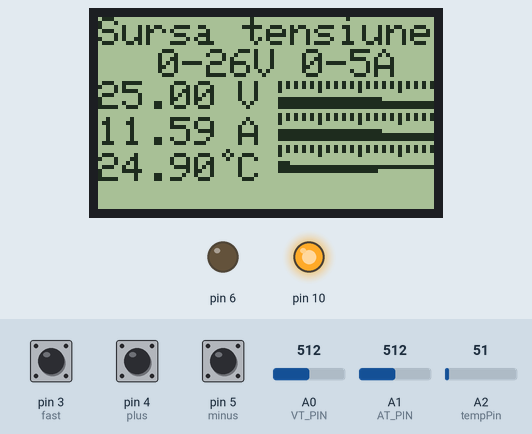
Simulated run of this sketch. Board: Arduino Uno, built with avr-gcc and run on an emulated ATmega328P. Parts: 84×48 one-colour display, output pins drawn as LEDs (lit = HIGH). The inputs (shaded band) are chosen by the test bench; at power-on: A2 (tempPin) = 51, pin 4 (plus) HIGH, A0 (VT_PIN) = 512, A1 (AT_PIN) = 512, pin 3 (fast) HIGH, pin 5 (minus) HIGH. The display library's start-up logo is not drawn; EEPROM starts erased; what the sketch prints to the serial monitor is not drawn.

Above: at 2.4 s.
2.5 s: A2 (tempPin) set to 78
At 4.6 s:
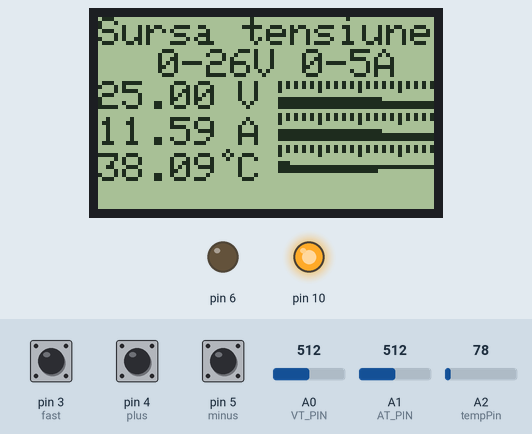
6.6 s: A2 (tempPin) set to 87
At 8.4 s:
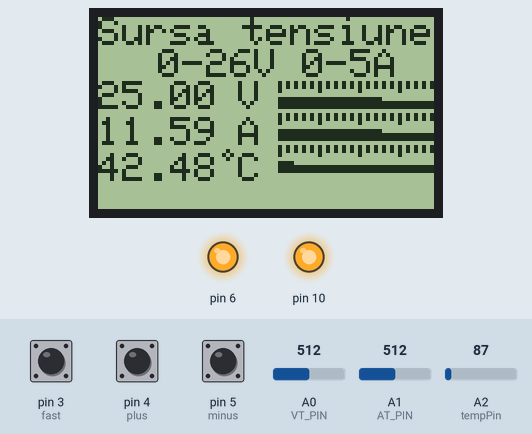
10.7 s: pin 4 (plus) pulled LOW for 3.2 s
At 12.5 s:
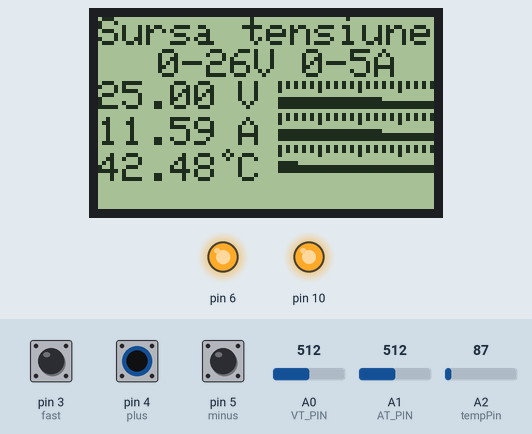
15.4 s: A2 (tempPin) set to 71
At 18.8 s:
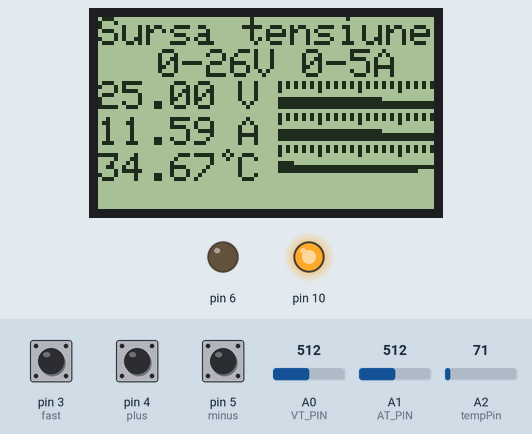
19.2 s: A0 (VT_PIN) set to 716
At 20.7 s:
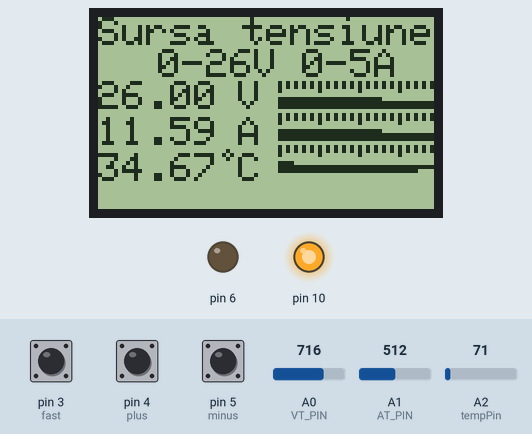
23.2 s: A1 (AT_PIN) set to 716
At 26.5 s:
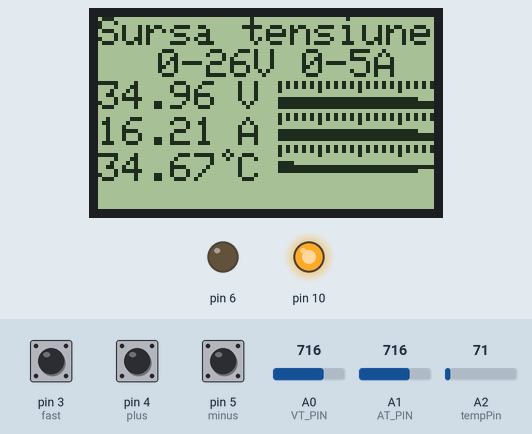
Timing chart, 0 to 28.0 s (numbered marks = the images above; inputs shaded):
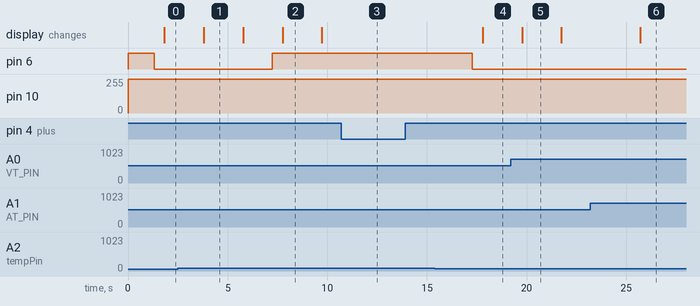

Measured:
- the behaviour switches between 81 and 82 on A2 (tempPin) (found by bisection; images 1 and 2)
- after the input at 2.5 s, the display: changes after 1.3 s (image 1)
- after the input at 6.6 s, pin 6: LOW → HIGH after 0.64 s; the display: changes after 1.2 s (image 2)
- after the input at 10.7 s, pin 10: 255/255 → 254/255 after 1.2 s
- after the input at 15.4 s, pin 6: HIGH → LOW after 1.9 s; the display: changes after 2.4 s (image 4)
- after the input at 19.2 s, the display: changes after 0.57 s (image 5)
- after the input at 23.2 s, the display: changes after 2.5 s (image 6)

The sketch:

SURSA0-20-ARDUINO-nokia-3_buton.ino
```cpp
//https://github.com/RoboUlbricht/arduinoslovakia/tree/master/nokia5110/voltmeter_5v_analog

#include "EEPROM.h"
#include <SPI.h>
#include <Wire.h>
#include <Adafruit_GFX.h>
//#include <Adafruit_SSD1306.h>
#include <Adafruit_PCD8544.h>
//#include <TFT_ILI9163C.h>
//#include <Fonts/FreeSerif9pt7b.h>
// Color definitions
//#define  BLACK   0x0000
//#define BLUE    0x001F
//#define RED     0xF800
//#define GREEN   0x07E0
//#define CYAN    0x07FF
//#define MAGENTA 0xF81F
//#define YELLOW  0xFFE0
//#define WHITE   0xFFFF
//#define __CS 7
//#define __DC 9
//TFT_ILI9163C tft = TFT_ILI9163C(__CS, __DC,8);
//#define OLED_RESET 4
//Adafruit_SSD1306 tft(OLED_RESET);
// Software SPI (slower updates, more flexible pin options):
// pin 7 - Serial clock out (SCLK)    7
// pin 6 - Serial data out (DIN)      8
// pin 5 - Data/Command select (D/C)  9
// pin 4 - LCD chip select (CS)       11
// pin 3 - LCD reset (RST)            12
Adafruit_PCD8544 tft = Adafruit_PCD8544(7, 8, 9, 11, 12);
#define VT_PIN A0
#define AT_PIN A1
#define minus 5
#define plus  4
#define fast  3
//#define minuss 3 //PAS DE 10
//#define pluss  2  //PAS DE 10

//int out =10;
int h=0;
int prevh = 0;
unsigned long tpmasurare;  // variabila pentru memorare timp masurare (in ms)
float sumatensiune = 0.;   // valoare insumare tensiune pentru calcul medie
float sumacurent = 0.; // valoare insumare curent pentru calcul medie

int trcurent = 0;
int trtensiune = 0;

float current = 0.;   // valoare curent
float tensiune = 0.; // valoare tensiune
int tempPin = A2;  //LM35
int val;


struct VoltmeterData {
  const int channel;
  const char name[3];
  double value;
};
VoltmeterData data[3]={
  {A0,"",0.},
  {A1,"",0.},
 {A2,"",0.},
 // {A2,"T",0.},
};
char buffer[10];
const double vref=5.0;
const int samples=8;
void setup()
{
  Serial.begin(9600);

   Wire.begin();
   pinMode(6, OUTPUT);
   digitalWrite(6, HIGH);
   pinMode(plus, INPUT);
pinMode(minus, INPUT);
digitalWrite(plus, HIGH);
digitalWrite(minus, HIGH);
 //pinMode(pluss, INPUT);
//pinMode(minuss, INPUT);
//digitalWrite(pluss, HIGH);
//digitalWrite(minuss, HIGH);
 pinMode(fast, INPUT);
digitalWrite(fast, HIGH);
pinMode(10, OUTPUT);
h=EEPROM.read(100);
analogWrite(10, h);
// tft.begin(SSD1306_SWITCHCAPVCC, 0x3C);  // initialize with the I2C addr 0x3C (for the 128x32)
 tft.begin();
 tft.setContrast(60);
 tft.display();
  tft.clearDisplay();
   tft.display();
   //tft.setTextColor(WHITE);
 //tft.begin();
 //  tft.fillScreen();
 //setupPWM16();
//if ((h < 0) || (h > 65535))
//if ((h < 0) || (h > 255))
//{h = 1;
//}
}
//uint16_t icr = 0xffff;
void loop()
{
 // if (digitalRead(plus) ==HIGH)
 h=EEPROM.read(100);
analogWrite(10, h);
measure(samples);
  drawVoltmeter();
  delay(200);
// printt();
 //else
 if (digitalRead(plus) == LOW)

    {


    h = h+1;

     if (h > 255) {h=254;}
   // Serial.println(h);
  // Serial.println(h);
analogWrite(10, h);
    delay(150);
   // if(h != prevh)
 // {
  //  prevh =h;
  //  print();delay(5000);
Serial.println(h);}


   // delay(150);
    EEPROM.write(100, h);
    // }
    //pas de 10
    // if (digitalRead(pluss) == LOW)
if(!digitalRead(plus) && !digitalRead(fast))
    {


    h = h+10;

     if (h > 255) {h=254;}
   // Serial.println(h);
  // Serial.println(h);
analogWrite(10, h);
    delay(150);
   // if(h != prevh)
 // {
  //  prevh =h;
  //  print();delay(5000);
Serial.println(h);}


   // delay(150);
    EEPROM.write(100, h);
    // }


 //if (digitalRead(minuss) == LOW)
if(!digitalRead(minus) && !digitalRead(fast))
    {


    h = h-10;

     if (h < 0) {h=1;}
   // Serial.println(h);
  // Serial.println(h);
analogWrite(10, h);
    delay(150);
   // if(h != prevh)
 // {
  //  prevh =h;
  //  print();delay(5000);
Serial.println(h);}


   // delay(150);
    EEPROM.write(100, h);
    // }


     if (digitalRead(minus) == LOW)

    {


    h = h-1;
     if (h < 0) {h=1;}
   // Serial.println(h);
  // Serial.println(h);
analogWrite(10, h);
    delay(150);
 //   if(h != prevh)
//  {
  //  prevh =h;
  //  print();delay(5000);
Serial.println(h);}


   // delay(150);
   EEPROM.write(100, h);
   //  }

}


/*
void printt()
{
 sumatensiune = 0;
  sumacurent = 0;
    for (int i=1; i <= 20; i++)
  {
 trtensiune = analogRead(VT_PIN);
 sumatensiune = sumatensiune + trtensiune;
  trcurent = analogRead(AT_PIN);

  sumacurent = sumacurent + trcurent;
delay (20);  // pauza de 20ms intre masuratori
    }

// calculam valorile medii
sumacurent = sumacurent/20.;
sumatensiune = sumatensiune/20.;
  tensiune = (sumatensiune * (5.0 / 1024.0) * 5.0)/.5;
 // voltage=tensiune
  current = (sumacurent * (5.1 / 1024.0))/0.22;
 // current=curent

//  float watts = 18.3-voltage * current;
 // sumatensiune=sumatensiune+voltage;
 // sumacurent=sumacurent+current;
delay(20);
  val = analogRead(tempPin);
float mv = ( val/1024.0)*5100;
float cel = mv/10;


  /*
  int vt_read = analogRead(VT_PIN);
  int at_read = analogRead(AT_PIN);

  float voltage = vt_read * (5.0 / 1024.0) * 5.0;
  float current = at_read * (5.0 / 1024.0);
  float watts = voltage * current;
  */
 // tft.setFont(&FreeSerif9pt7b);
  // tft.setTextSize(2);
  // tft.fillRect(0,0,95,35,BLACK);
// tft.setCursor(0,30);tft.setTextSize(2); tft.setTextColor(CYAN, BLACK);
/*
 // tft.fillScreen();
  tft.setCursor(0,0);
  tft.setTextSize(2);
  tft.setTextColor(WHITE,BLACK );
  //tft.fillRect(0,0,95,35,BLACK);
 // tft.setTextColor(CYAN, BLACK);
   //
  // tft.setCursor(20,0);
  tft.fillRect(0,0,64,15,BLACK);
   tft.print(tensiune);
   tft.setCursor(65,0);
    tft.setTextSize(2);tft.println("V");  tft.display();

 // else
 // tft.setCursor(0,30);tft.setTextSize(2); tft.setTextColor(CYAN, BLACK);tft.fillRect(0,0,128,35,BLACK); tft.print(voltage);


  // tft.setTextColor(YELLOW,BLACK);
  // tft.fillRect(0,40,95,35,BLACK);
   tft.setCursor(0,18);tft.setTextSize(2);tft.setTextColor(WHITE,BLACK );
  tft.print(current);
  tft.setCursor(52,18);
  tft.setTextSize(2);
  tft.println("A");

 // tft.setTextColor(WHITE,BLACK);
 //tft.setTextColor(BLACK,WHITE);
  tft.setCursor(70,23);
  tft.setTextSize(1);
 // tft.setTextColor(WHITE,BLACK );
 tft.setTextColor(BLACK,WHITE);
 tft.fillRect(68,19,120,13,WHITE);
  //tft.setTextColor(BLACK,WHITE);
  //tft.fillRect(0,80,92,30,BLACK);
 tft.print(cel);
tft.setCursor(103,20);tft.setTextSize(1);
tft.println("o");
tft.setCursor(110,23);
//tft.setTextSize(1);
tft.println("C");
 //  tft.drawCircle(95, 85, 2);
   // tft.setFont();
   // tft.fillRect(0,115,128,15,BLACK);
   tft.setTextSize(2); //
   tft.fillRect(90,0,128,15,BLACK);
   //tft.display();
  // tft.setTextColor(YELLOW,BLACK);
   tft.setCursor(90,0);tft.setTextColor(WHITE,BLACK);
   tft.println(h);tft.display();
   //tft.setCursor(60,115);
  // tft.print("Pasi");
//delay(5000);


   if (cel > 40)
  {digitalWrite(6, HIGH); }


  if (cel < 35)
  digitalWrite(6, LOW);

  delay(500);
}

*/
void measure(const int smp) {
  long d;
  for(int i=0;i<3;i++) {
    d=0;
    for(int x=0;x<smp;x++)
      d+=analogRead(data[i].channel);
    data[i].value= d * vref / 1023.0 / smp;
  }
}
void drawVoltmeter() {
  tft.clearDisplay();
  tft.setCursor(0,0);//tft.setTextColor(WHITE,BLACK);
  tft.print("Sursa tensiune");//tft.setTextColor(BLACK,WHITE);
  tft.setCursor(15,8);
  tft.print("0-26V 0-5A");
  for(int i=0;i<3;i++) {
   // tft.setCursor(0,8*i+17);
   // tft.print(data[i].name);


sumatensiune = 0;
  sumacurent = 0;
    for (int i=1; i <= 20; i++)
  {
 trtensiune = analogRead(VT_PIN);
 sumatensiune = sumatensiune + trtensiune;
  trcurent = analogRead(AT_PIN);

  sumacurent = sumacurent + trcurent;
delay (20);  // pauza de 20ms intre masuratori
    }

// calculam valorile medii
sumacurent = sumacurent/20.;
sumatensiune = sumatensiune/20.;
  tensiune = (sumatensiune * (5.0 / 1024.0) * 5.0)/.5;
 // voltage=tensiune
  current = (sumacurent * (5.1 / 1024.0))/0.22;
val = analogRead(tempPin);
float mv = ( val/1024.0)*5000;
float cel = mv/10;
 int cell=cel ;
    tft.setCursor(8,8*i+16);
   //  dtostrf(data[2].value, 4, 2, cel);
     tft.setCursor(35,16);
     tft.print("V");
      tft.setCursor(35,25);
     tft.print("A");
     tft.setCursor(35,34);
     tft.print("C");
     //tft.setCursor(33,32);
     //tft.print("o");
     tft.drawCircle(32,34,1,BLACK);
     tft.setCursor(0,34);tft.setTextColor(BLACK,WHITE);
     tft.print(cel);
      tft.setCursor(0,16);tft.setTextColor(BLACK,WHITE);
     tft.print(tensiune);
      tft.setCursor(0,25);tft.setTextColor(BLACK,WHITE);
     tft.print(current);
   // dtostrf(data[i].value, 4, 2, buffer);
  //  tft.print(buffer);

    // analog part
    for(int i=0;i<3;i++) {
      tft.setCursor(0,8*i+16);
    tft.print(data[i].name);
    const int START=45;
    for(int j=0;j<=38;j+=2) {
      tft.drawLine(START+j,8*i+16,START+j,8*i+(j%10==0 ? 18 : 17),BLACK);
      }
    tft.drawLine(START,8*i+20,START+data[i].value*10,8*i+20,BLACK);
    tft.drawLine(START,8*i+21,START+data[i].value*1000,8*i+21,BLACK);
    tft.drawLine(START,8*i+22,START+data[i].value*100,8*i+22,BLACK);
  }}

val = analogRead(tempPin);
float mv = ( val/1024.0)*5000;
float cel = mv/10;
   if (cel > 40)
  {digitalWrite(6, HIGH); }


  if (cel < 35)
 { digitalWrite(6, LOW);}

  delay(500);
  tft.display();
}
```
